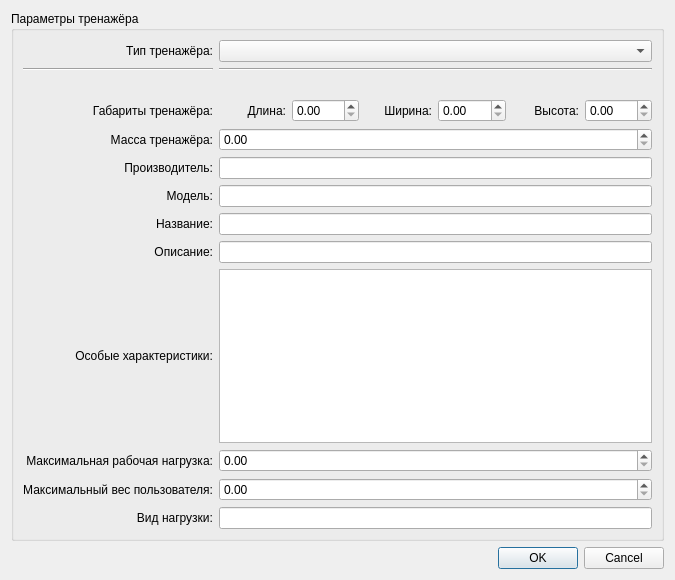
<?xml version="1.0" encoding="UTF-8"?>
<ui version="4.0">
 <class>AddRedoDialog</class>
 <widget class="QDialog" name="AddRedoDialog">
  <property name="geometry">
   <rect>
    <x>0</x>
    <y>0</y>
    <width>675</width>
    <height>580</height>
   </rect>
  </property>
  <property name="windowTitle">
   <string>Dialog</string>
  </property>
  <layout class="QVBoxLayout" name="verticalLayout">
   <item>
    <widget class="QGroupBox" name="groupBox">
     <property name="title">
      <string>Параметры тренажёра</string>
     </property>
     <layout class="QGridLayout" name="gridLayout">
      <item row="6" column="0">
       <widget class="QLabel" name="label_6">
        <property name="text">
         <string>Производитель:</string>
        </property>
        <property name="alignment">
         <set>Qt::AlignRight|Qt::AlignTrailing|Qt::AlignVCenter</set>
        </property>
       </widget>
      </item>
      <item row="4" column="1">
       <layout class="QHBoxLayout" name="horizontalLayout">
        <item>
         <widget class="QLabel" name="label_2">
          <property name="text">
           <string>Длина:</string>
          </property>
          <property name="alignment">
           <set>Qt::AlignRight|Qt::AlignTrailing|Qt::AlignVCenter</set>
          </property>
         </widget>
        </item>
        <item>
         <widget class="QDoubleSpinBox" name="doubleSpinBox_3"/>
        </item>
        <item>
         <widget class="QLabel" name="label_3">
          <property name="text">
           <string>Ширина:</string>
          </property>
          <property name="alignment">
           <set>Qt::AlignRight|Qt::AlignTrailing|Qt::AlignVCenter</set>
          </property>
         </widget>
        </item>
        <item>
         <widget class="QDoubleSpinBox" name="doubleSpinBox"/>
        </item>
        <item>
         <widget class="QLabel" name="label_4">
          <property name="text">
           <string>Высота:</string>
          </property>
          <property name="alignment">
           <set>Qt::AlignRight|Qt::AlignTrailing|Qt::AlignVCenter</set>
          </property>
         </widget>
        </item>
        <item>
         <widget class="QDoubleSpinBox" name="doubleSpinBox_2"/>
        </item>
       </layout>
      </item>
      <item row="0" column="0">
       <widget class="QLabel" name="label">
        <property name="text">
         <string>Тип тренажёра:</string>
        </property>
        <property name="alignment">
         <set>Qt::AlignRight|Qt::AlignTrailing|Qt::AlignVCenter</set>
        </property>
       </widget>
      </item>
      <item row="13" column="0">
       <widget class="QLabel" name="label_12">
        <property name="text">
         <string>Максимальный вес пользователя:</string>
        </property>
        <property name="alignment">
         <set>Qt::AlignRight|Qt::AlignTrailing|Qt::AlignVCenter</set>
        </property>
       </widget>
      </item>
      <item row="1" column="1">
       <widget class="Line" name="line">
        <property name="orientation">
         <enum>Qt::Horizontal</enum>
        </property>
       </widget>
      </item>
      <item row="7" column="0">
       <widget class="QLabel" name="label_7">
        <property name="text">
         <string>Модель:</string>
        </property>
        <property name="alignment">
         <set>Qt::AlignRight|Qt::AlignTrailing|Qt::AlignVCenter</set>
        </property>
       </widget>
      </item>
      <item row="11" column="1">
       <widget class="QTextEdit" name="textEdit"/>
      </item>
      <item row="11" column="0">
       <widget class="QLabel" name="label_10">
        <property name="text">
         <string>Особые характеристики:</string>
        </property>
        <property name="alignment">
         <set>Qt::AlignRight|Qt::AlignTrailing|Qt::AlignVCenter</set>
        </property>
       </widget>
      </item>
      <item row="7" column="1">
       <widget class="QLineEdit" name="lineEdit_2"/>
      </item>
      <item row="2" column="1">
       <spacer name="verticalSpacer">
        <property name="orientation">
         <enum>Qt::Vertical</enum>
        </property>
        <property name="sizeHint" stdset="0">
         <size>
          <width>20</width>
          <height>40</height>
         </size>
        </property>
       </spacer>
      </item>
      <item row="8" column="0">
       <widget class="QLabel" name="label_8">
        <property name="layoutDirection">
         <enum>Qt::LeftToRight</enum>
        </property>
        <property name="text">
         <string>Название:</string>
        </property>
        <property name="alignment">
         <set>Qt::AlignRight|Qt::AlignTrailing|Qt::AlignVCenter</set>
        </property>
       </widget>
      </item>
      <item row="6" column="1">
       <widget class="QLineEdit" name="lineEdit"/>
      </item>
      <item row="8" column="1">
       <widget class="QLineEdit" name="lineEdit_3"/>
      </item>
      <item row="14" column="1">
       <widget class="QLineEdit" name="lineEdit_6"/>
      </item>
      <item row="9" column="0">
       <widget class="QLabel" name="label_9">
        <property name="text">
         <string>Описание:</string>
        </property>
        <property name="alignment">
         <set>Qt::AlignRight|Qt::AlignTrailing|Qt::AlignVCenter</set>
        </property>
       </widget>
      </item>
      <item row="13" column="1">
       <widget class="QDoubleSpinBox" name="doubleSpinBox_5"/>
      </item>
      <item row="12" column="0">
       <widget class="QLabel" name="label_11">
        <property name="text">
         <string>Максимальная рабочая нагрузка:</string>
        </property>
        <property name="alignment">
         <set>Qt::AlignRight|Qt::AlignTrailing|Qt::AlignVCenter</set>
        </property>
       </widget>
      </item>
      <item row="4" column="0">
       <widget class="QLabel" name="label_5">
        <property name="text">
         <string>Габариты тренажёра:</string>
        </property>
        <property name="alignment">
         <set>Qt::AlignRight|Qt::AlignTrailing|Qt::AlignVCenter</set>
        </property>
       </widget>
      </item>
      <item row="0" column="1">
       <widget class="QComboBox" name="comboBox"/>
      </item>
      <item row="14" column="0">
       <widget class="QLabel" name="label_13">
        <property name="text">
         <string>Вид нагрузки:</string>
        </property>
        <property name="alignment">
         <set>Qt::AlignRight|Qt::AlignTrailing|Qt::AlignVCenter</set>
        </property>
       </widget>
      </item>
      <item row="1" column="0">
       <widget class="Line" name="line_2">
        <property name="orientation">
         <enum>Qt::Horizontal</enum>
        </property>
       </widget>
      </item>
      <item row="12" column="1">
       <widget class="QDoubleSpinBox" name="doubleSpinBox_4"/>
      </item>
      <item row="9" column="1">
       <widget class="QLineEdit" name="lineEdit_4"/>
      </item>
      <item row="5" column="1">
       <widget class="QDoubleSpinBox" name="doubleSpinBox_6"/>
      </item>
      <item row="5" column="0">
       <widget class="QLabel" name="label_14">
        <property name="text">
         <string>Масса тренажёра:</string>
        </property>
        <property name="alignment">
         <set>Qt::AlignRight|Qt::AlignTrailing|Qt::AlignVCenter</set>
        </property>
       </widget>
      </item>
     </layout>
    </widget>
   </item>
   <item>
    <widget class="QDialogButtonBox" name="dialogButtonBox">
     <property name="standardButtons">
      <set>QDialogButtonBox::Cancel|QDialogButtonBox::Ok</set>
     </property>
    </widget>
   </item>
  </layout>
 </widget>
 <resources/>
 <connections/>
</ui>
